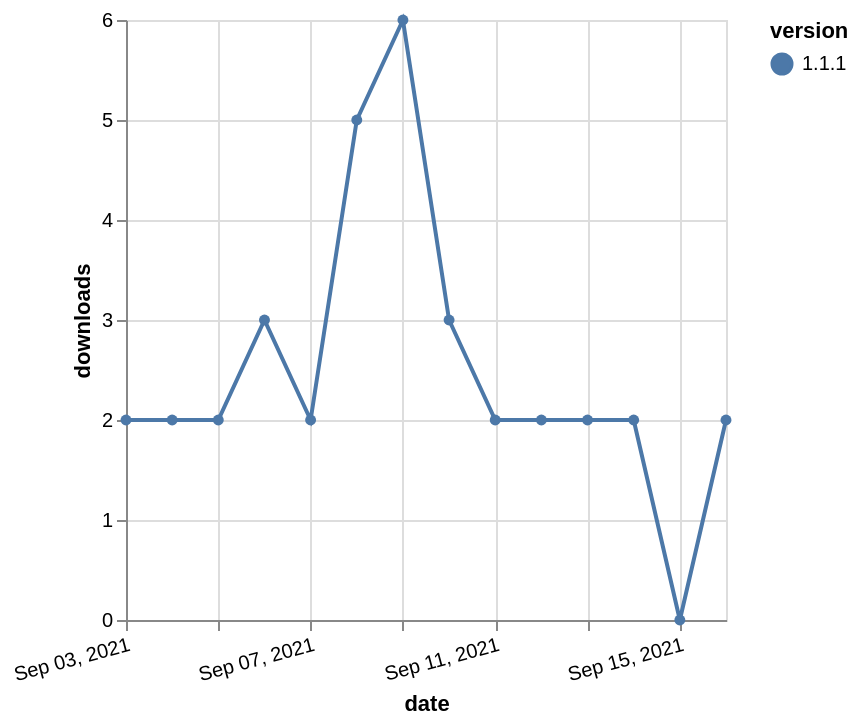

Vega-Lite specification stored for this chart:
### Vega-Lite specification from a JSON file in a GitHub repository (floating-point values rounded to 4 significant figures)
{"$schema": "https://vega.github.io/schema/vega-lite/v5.json", "description": "A simple bar chart with embedded data.", "data": {"values": [{"date": "2021-09-03", "total": 3442, "delta": 2, "version": "1.1.1"}, {"date": "2021-09-04", "total": 3444, "delta": 2, "version": "1.1.1"}, {"date": "2021-09-05", "total": 3446, "delta": 2, "version": "1.1.1"}, {"date": "2021-09-06", "total": 3449, "delta": 3, "version": "1.1.1"}, {"date": "2021-09-07", "total": 3451, "delta": 2, "version": "1.1.1"}, {"date": "2021-09-08", "total": 3456, "delta": 5, "version": "1.1.1"}, {"date": "2021-09-09", "total": 3462, "delta": 6, "version": "1.1.1"}, {"date": "2021-09-10", "total": 3465, "delta": 3, "version": "1.1.1"}, {"date": "2021-09-11", "total": 3467, "delta": 2, "version": "1.1.1"}, {"date": "2021-09-12", "total": 3469, "delta": 2, "version": "1.1.1"}, {"date": "2021-09-13", "total": 3471, "delta": 2, "version": "1.1.1"}, {"date": "2021-09-14", "total": 3473, "delta": 2, "version": "1.1.1"}, {"date": "2021-09-15", "total": 3473, "delta": 0, "version": "1.1.1"}, {"date": "2021-09-16", "total": 3475, "delta": 2, "version": "1.1.1"}]}, "width": "container", "mark": {"type": "line", "point": {"filled": true}}, "encoding": {"x": {"field": "date", "type": "temporal", "timeUnit": "yearmonthdate", "title": "date", "axis": {"labelAngle": -15}}, "y": {"field": "delta", "type": "quantitative", "title": "downloads"}, "color": {"field": "version", "type": "nominal"}, "tooltip": {"field": "delta"}}}
